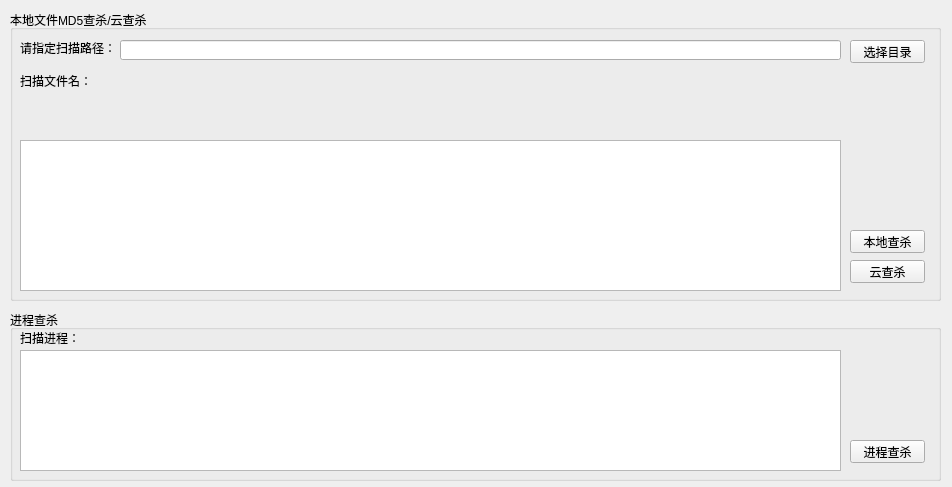
<?xml version="1.0" encoding="UTF-8"?>
<ui version="4.0">
 <class>AntiVirusTabWidget</class>
 <widget class="QWidget" name="AntiVirusTabWidget">
  <property name="geometry">
   <rect>
    <x>0</x>
    <y>0</y>
    <width>952</width>
    <height>487</height>
   </rect>
  </property>
  <property name="windowTitle">
   <string>AntiVirusTabWidget</string>
  </property>
  <widget class="QGroupBox" name="groupBox">
   <property name="geometry">
    <rect>
     <x>10</x>
     <y>10</y>
     <width>931</width>
     <height>291</height>
    </rect>
   </property>
   <property name="title">
    <string>本地文件MD5查杀/云查杀</string>
   </property>
   <widget class="QLabel" name="label">
    <property name="geometry">
     <rect>
      <x>10</x>
      <y>60</y>
      <width>81</width>
      <height>21</height>
     </rect>
    </property>
    <property name="text">
     <string>扫描文件名：</string>
    </property>
   </widget>
   <widget class="QListWidget" name="listWgVirus">
    <property name="geometry">
     <rect>
      <x>10</x>
      <y>130</y>
      <width>821</width>
      <height>151</height>
     </rect>
    </property>
    <property name="editTriggers">
     <set>QAbstractItemView::NoEditTriggers</set>
    </property>
    <property name="selectionMode">
     <enum>QAbstractItemView::ExtendedSelection</enum>
    </property>
    <property name="sortingEnabled">
     <bool>true</bool>
    </property>
   </widget>
   <widget class="QPushButton" name="psBtnLocalAV">
    <property name="geometry">
     <rect>
      <x>840</x>
      <y>220</y>
      <width>75</width>
      <height>23</height>
     </rect>
    </property>
    <property name="text">
     <string>本地查杀</string>
    </property>
   </widget>
   <widget class="QPushButton" name="psBtnCloudAV">
    <property name="geometry">
     <rect>
      <x>840</x>
      <y>250</y>
      <width>75</width>
      <height>23</height>
     </rect>
    </property>
    <property name="text">
     <string>云查杀</string>
    </property>
   </widget>
   <widget class="QLabel" name="label_2">
    <property name="geometry">
     <rect>
      <x>10</x>
      <y>30</y>
      <width>101</width>
      <height>16</height>
     </rect>
    </property>
    <property name="text">
     <string>请指定扫描路径：</string>
    </property>
   </widget>
   <widget class="QLineEdit" name="leScanPath">
    <property name="geometry">
     <rect>
      <x>110</x>
      <y>30</y>
      <width>721</width>
      <height>20</height>
     </rect>
    </property>
    <property name="readOnly">
     <bool>true</bool>
    </property>
   </widget>
   <widget class="QPushButton" name="psBtnSelectDir">
    <property name="geometry">
     <rect>
      <x>840</x>
      <y>30</y>
      <width>75</width>
      <height>23</height>
     </rect>
    </property>
    <property name="text">
     <string>选择目录</string>
    </property>
   </widget>
   <widget class="QLabel" name="labelFilePath">
    <property name="geometry">
     <rect>
      <x>110</x>
      <y>60</y>
      <width>721</width>
      <height>20</height>
     </rect>
    </property>
    <property name="text">
     <string/>
    </property>
   </widget>
   <widget class="QLabel" name="labelScanResult">
    <property name="geometry">
     <rect>
      <x>10</x>
      <y>110</y>
      <width>381</width>
      <height>16</height>
     </rect>
    </property>
    <property name="text">
     <string/>
    </property>
   </widget>
  </widget>
  <widget class="QGroupBox" name="groupBox_2">
   <property name="geometry">
    <rect>
     <x>10</x>
     <y>310</y>
     <width>931</width>
     <height>171</height>
    </rect>
   </property>
   <property name="title">
    <string>进程查杀</string>
   </property>
   <widget class="QTableWidget" name="tableWgSuspProc">
    <property name="geometry">
     <rect>
      <x>10</x>
      <y>40</y>
      <width>821</width>
      <height>121</height>
     </rect>
    </property>
    <property name="editTriggers">
     <set>QAbstractItemView::NoEditTriggers</set>
    </property>
    <property name="selectionMode">
     <enum>QAbstractItemView::SingleSelection</enum>
    </property>
    <property name="selectionBehavior">
     <enum>QAbstractItemView::SelectRows</enum>
    </property>
    <property name="sortingEnabled">
     <bool>true</bool>
    </property>
    <attribute name="verticalHeaderVisible">
     <bool>true</bool>
    </attribute>
   </widget>
   <widget class="QLabel" name="label_3">
    <property name="geometry">
     <rect>
      <x>10</x>
      <y>20</y>
      <width>81</width>
      <height>16</height>
     </rect>
    </property>
    <property name="text">
     <string>扫描进程：</string>
    </property>
   </widget>
   <widget class="QPushButton" name="psBtnProcScan">
    <property name="geometry">
     <rect>
      <x>840</x>
      <y>130</y>
      <width>75</width>
      <height>23</height>
     </rect>
    </property>
    <property name="text">
     <string>进程查杀</string>
    </property>
   </widget>
   <widget class="QLabel" name="labelProcess">
    <property name="geometry">
     <rect>
      <x>70</x>
      <y>20</y>
      <width>761</width>
      <height>16</height>
     </rect>
    </property>
    <property name="text">
     <string/>
    </property>
   </widget>
  </widget>
 </widget>
 <layoutdefault spacing="6" margin="11"/>
 <resources/>
 <connections>
  <connection>
   <sender>psBtnSelectDir</sender>
   <signal>clicked()</signal>
   <receiver>AntiVirusTabWidget</receiver>
   <slot>onSelectScanPath()</slot>
   <hints>
    <hint type="sourcelabel">
     <x>888</x>
     <y>47</y>
    </hint>
    <hint type="destinationlabel">
     <x>874</x>
     <y>0</y>
    </hint>
   </hints>
  </connection>
  <connection>
   <sender>psBtnLocalAV</sender>
   <signal>clicked()</signal>
   <receiver>AntiVirusTabWidget</receiver>
   <slot>onPsBtnLocalAVClicked()</slot>
   <hints>
    <hint type="sourcelabel">
     <x>903</x>
     <y>237</y>
    </hint>
    <hint type="destinationlabel">
     <x>955</x>
     <y>267</y>
    </hint>
   </hints>
  </connection>
  <connection>
   <sender>psBtnCloudAV</sender>
   <signal>clicked()</signal>
   <receiver>AntiVirusTabWidget</receiver>
   <slot>onPsBtnCloudAVClicked()</slot>
   <hints>
    <hint type="sourcelabel">
     <x>912</x>
     <y>269</y>
    </hint>
    <hint type="destinationlabel">
     <x>950</x>
     <y>304</y>
    </hint>
   </hints>
  </connection>
  <connection>
   <sender>psBtnProcScan</sender>
   <signal>clicked()</signal>
   <receiver>AntiVirusTabWidget</receiver>
   <slot>onPsBtnProcScanClicked()</slot>
   <hints>
    <hint type="sourcelabel">
     <x>894</x>
     <y>444</y>
    </hint>
    <hint type="destinationlabel">
     <x>937</x>
     <y>485</y>
    </hint>
   </hints>
  </connection>
 </connections>
 <slots>
  <slot>onSelectScanPath()</slot>
  <slot>onPsBtnLocalAVClicked()</slot>
  <slot>onPsBtnCloudAVClicked()</slot>
  <slot>onPsBtnProcScanClicked()</slot>
 </slots>
</ui>
